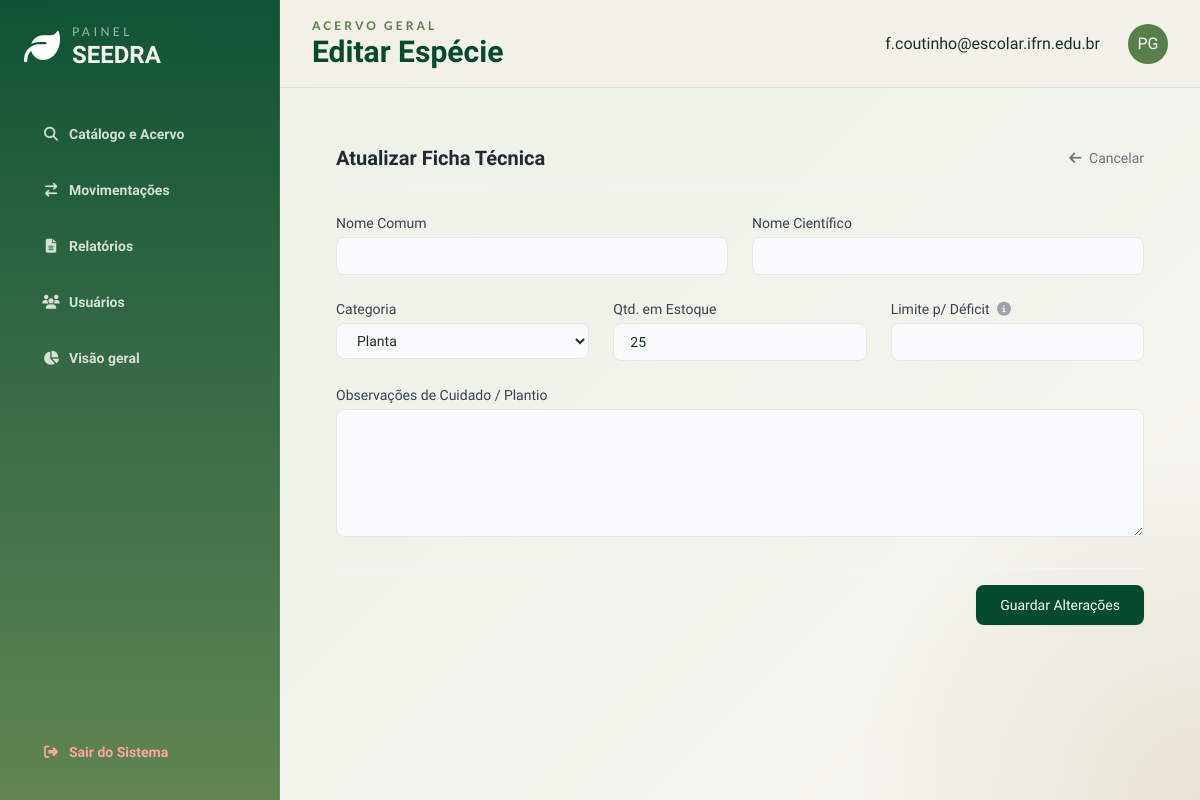
Page /catalogo/1/editar (signed in) on the earlier database version.
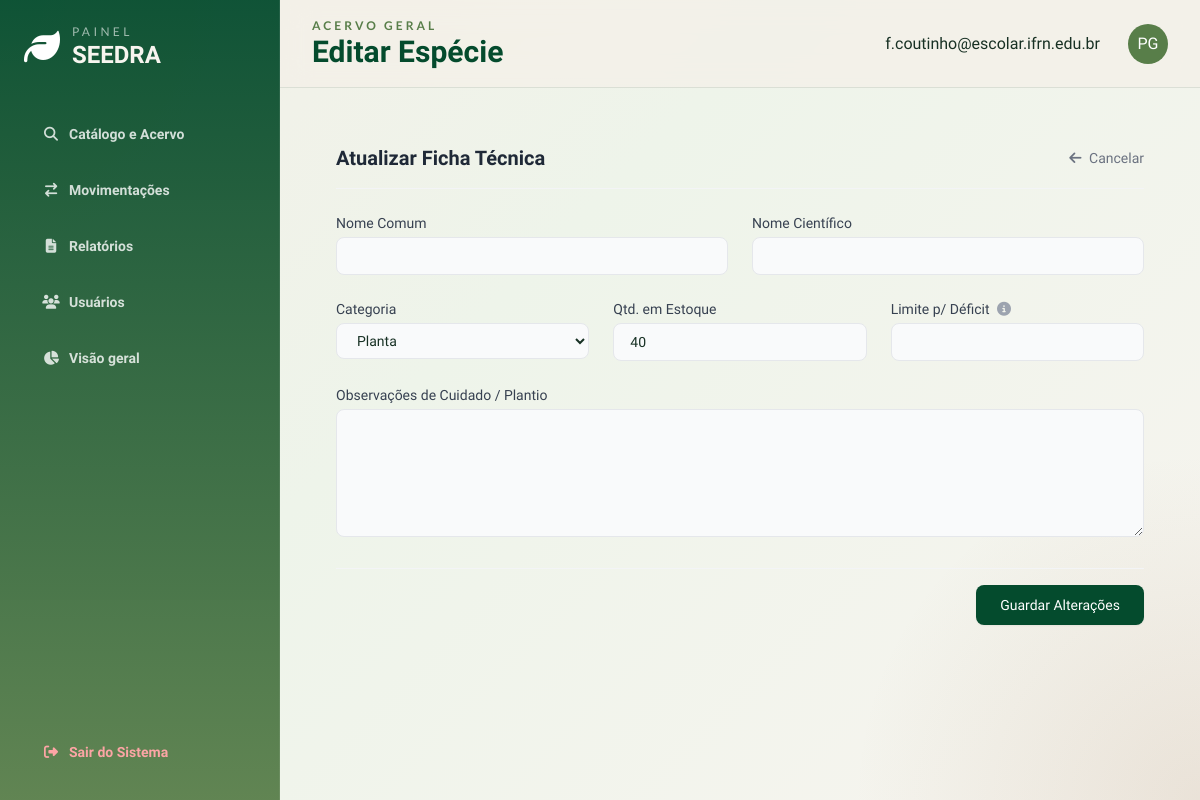
Same page on the later database version.
### models.py (models this page shows, shortened)
class Item(db.Model):
    __tablename__= 'items'
    id = db.Column(db.Integer, primary_key = True)
    nome = db.Column(db.String(50), nullable = False, unique = True)
    quantidade = db.Column(db.Integer, nullable = True)
    n_cientifico = db.Column(db.String(50), nullable = False , unique = True)
    categoria = db.Column(db.String(20), nullable = False)
    deficit_limit = db.Column(db.Integer)
    obs = db.Column(db.Text)
    data_cadastro = db.Column(db.Date, nullable = False)
    movimentacoes = db.relationship('Movimentacao', back_populates = 'item', lazy = True)

### app.py (the view, shortened to what this page needs)
@app.route('/catalogo/<int:id>/editar', methods=['GET', 'POST'])
@login_required
def editar_item(id):
    item = Item.query.get_or_404(id)
    return render_template('editar_item.html', item=item)

### app.py (called while the page is built)
@login_manager.user_loader
def load_user(user_id):
    return Usuarios.query.get(int(user_id))

def login_required(f):
  @wraps(f)
  def decorated_function(*args, **kwargs):
      if 'usuarios_id' not in session:
         flash("Faça login primeiro!", 'erro')
         return redirect(url_for('login'))
      return f(*args, **kwargs)
  return decorated_function

### templates/editar_item.html (shortened to what this page needs)
{% extends 'base.html' %}
{% block header_subtitle %}Acervo Geral{% endblock %}
{% block header_title %}Editar Espécie{% endblock %}
{% block content %}
<div class="max-w-4xl mx-auto clean-card p-8">
    <div class="flex justify-between items-center border-b border-gray-100 pb-4 mb-6">
        <h3 class="text-xl font-bold text-gray-800">Atualizar Ficha Técnica</h3>
        <a href="{{ url_for('detalhes_item', id=item.id) }}" class="text-sm font-medium text-gray-500 hover:text-gray-700 transition-colors">
            <i class="fa-solid fa-arrow-left mr-1"></i> Cancelar
        </a>
    </div>
    <form action="{{ url_for('editar_item', id=item.id) }}" method="POST" class="space-y-6">
        <div class="grid grid-cols-1 md:grid-cols-2 gap-6">
            <div>
                <label class="block text-sm font-medium text-gray-700 mb-1">Nome Comum</label>
                <input type="text" name="nome_comum" value="{{ item.nome_comum }}" required
                    class="w-full px-4 py-2 bg-gray-50 border border-gray-200 rounded-lg focus:bg-white focus:ring-2 focus:ring-seedra-leafLight focus:border-transparent outline-none transition-all text-sm" />
            </div>
            <div>
                <label class="block text-sm font-medium text-gray-700 mb-1">Nome Científico</label>
                <input type="text" name="nome_cientifico" value="{{ item.nome_cientifico }}" required
                    class="w-full px-4 py-2 bg-gray-50 border border-gray-200 rounded-lg focus:bg-white focus:ring-2 focus:ring-seedra-leafLight focus:border-transparent outline-none transition-all text-sm italic" />
            </div>
        </div>
        <div class="grid grid-cols-1 md:grid-cols-3 gap-6">
            <div>
                <label class="block text-sm font-medium text-gray-700 mb-1">Categoria</label>
                <select name="categoria" required class="w-full px-4 py-2 bg-gray-50 border border-gray-200 rounded-lg focus:bg-white focus:ring-2 focus:ring-seedra-leafLight focus:border-transparent outline-none transition-all text-sm">
                    <option value="Planta" {% if item.categoria == 'Planta' %}selected{% endif %}>Planta</option>
                </select>
            </div>
            <div>
                <label class="block text-sm font-medium text-gray-700 mb-1">Qtd. em Estoque</label>
                <input type="number" name="quantidade" min="0" value="{{ item.quantidade }}" required
                    class="w-full px-4 py-2 bg-gray-50 border border-gray-200 rounded-lg focus:bg-white focus:ring-2 focus:ring-seedra-leafLight focus:border-transparent outline-none transition-all text-sm" />
            </div>
            <div>
                <label class="block text-sm font-medium text-gray-700 mb-1">
                    Limite p/ Déficit
                    <i class="fa-solid fa-circle-info text-gray-400 ml-1" title="Abaixo deste valor, o sistema emitirá alerta"></i>
                </label>
                <input type="number" name="limite_deficit" min="1" value="{{ item.limite_deficit }}" required
                    class="w-full px-4 py-2 bg-gray-50 border border-gray-200 rounded-lg focus:bg-white focus:ring-2 focus:ring-seedra-leafLight focus:border-transparent outline-none transition-all text-sm" />
            </div>
        </div>
        <div>
            <label class="block text-sm font-medium text-gray-700 mb-1">Observações de Cuidado / Plantio</label>
            <textarea name="observacoes" class="w-full px-4 py-2 bg-gray-50 border border-gray-200 rounded-lg focus:bg-white focus:ring-2 focus:ring-seedra-leafLight focus:border-transparent outline-none transition-all text-sm h-32">{{ item.observacoes }}</textarea>
        </div>
        <div class="pt-4 flex justify-end gap-3 border-t border-gray-100">
            <button type="submit" class="px-6 py-2.5 bg-seedra-leafDark hover:bg-seedra-leafMid text-white text-sm font-medium rounded-lg transition-colors shadow-sm">
                Guardar Alterações
            </button>
        </div>
    </form>
</div>
{% endblock %}

Differences in the rows shown:
changed Item "Planta": quantidade "25" → "40"
